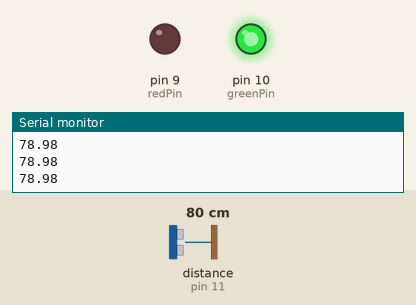
The sketch below on a simulated Arduino Uno, built with avr-gcc and run on an emulated ATmega328P. Parts: output pins drawn as LEDs (lit = HIGH), the last lines printed to the serial monitor. Wiring (inferred from the names in the program): ultrasonic range finder: trigger pin 7; echo pin 11. Inputs (shaded band) come from the test bench; at power-on: distance to the obstacle (sensor on pin 11) 80 cm. The echo pulse lasts 58.3 µs per cm; pins used as bus, display or sensor lines are not drawn.

Above: at 1.2 s.
1.3 s: distance to the obstacle (sensor on pin 11) set to 12 cm
2.8 s: distance to the obstacle (sensor on pin 11) set to 9 cm
At 4.1 s:
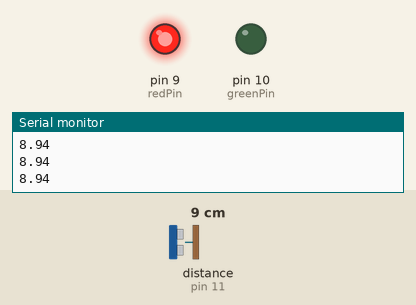
4.4 s: distance to the obstacle (sensor on pin 11) set to 18 cm
At 5.0 s:
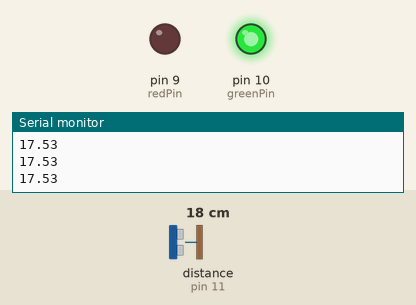
6.0 s: distance to the obstacle (sensor on pin 11) set to 2 cm
At 7.3 s:
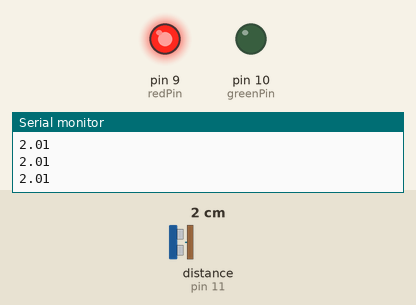
Timing chart, 0 to 8.6 s (numbered marks = the images above; inputs shaded):
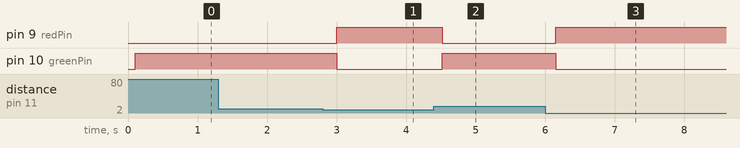

Measured:
- the behaviour switches between 11 and 10 cm on distance to the obstacle (sensor on pin 11) (found by bisection; images 0 and 1)
- after the input at 2.8 s, pin 9 (redPin): LOW → HIGH after 0.20 s; pin 10 (greenPin): HIGH → LOW after 0.20 s
- after the input at 4.4 s, pin 9 (redPin): HIGH → LOW after 0.12 s; pin 10 (greenPin): LOW → HIGH after 0.12 s
- after the input at 6.0 s, pin 9 (redPin): LOW → HIGH after 0.15 s; pin 10 (greenPin): HIGH → LOW after 0.15 s

The sketch:

ultrasonic-distance-leds.ino
```cpp
// Side project (Day 5) - HC-SR04 ultrasonic sensor with a red/green LED
// Object closer than 10 cm -> red LED on, otherwise green LED on.
// Wiring: TRIG pin 7, ECHO pin 11, green LED pin 10, red LED pin 9 (each with 220R to GND),
//         sensor VCC to 5V and GND to GND.
// distance (cm) = echo time (us) * 0.034 cm/us / 2   (sound goes there and back)

int echoPin = 11;
int trigPin = 7;
int greenPin = 10;
int redPin = 9;

void setup() {
  pinMode(trigPin, OUTPUT);
  pinMode(echoPin, INPUT);
  pinMode(greenPin, OUTPUT);
  pinMode(redPin, OUTPUT);
  Serial.begin(115200);
}

void loop() {
  // 10 us pulse on TRIG starts one measurement
  digitalWrite(trigPin, LOW);
  delayMicroseconds(2);
  digitalWrite(trigPin, HIGH);
  delayMicroseconds(10);
  digitalWrite(trigPin, LOW);

  long t = pulseIn(echoPin, HIGH);
  float d = (t * 0.034) / 2;
  Serial.println(d);
  delay(100);

  if (d > 0 && d <= 10) {
    digitalWrite(redPin, HIGH);
    digitalWrite(greenPin, LOW);
  } else {
    digitalWrite(greenPin, HIGH);
    digitalWrite(redPin, LOW);
  }
}
```
